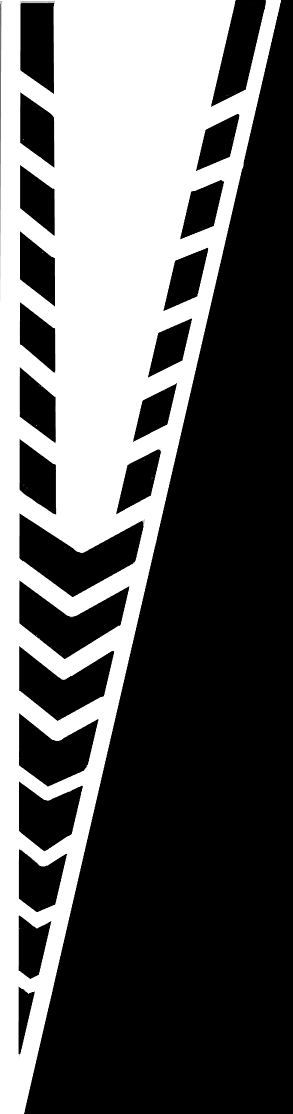
#> input picture src_python/unittest/lane_split_merge_barrier.PNG, 293 x 1114 px; its folder holds only this picture in this run
$ python -i remove_shadow.py   (imports and definitions only)   (older library calls are emulated)
#> lines starting #> are read from the running program, lines starting #| are printed output that depends on the picture
from scipy import sparse
import cv2
import numpy as np
from scipy.sparse.linalg import spsolve
from common.img_illu_invar import derive_1D_shadow_free_image,compute_gray_img,compute_log_chromaticity
import os
import matplotlib.pyplot as plt
from skimage import io

from scipy import fftpack, signal


# [350 lines left out: functions solve_poission_equation_numerically, solve_poission_equation_numerically_2, compute_derivatives, threshold_gradient, threshold_shadow, shadow_remove_1, not called in this run]


def shadow_remove_2(img):
    '''
    :param img: ndarray, Input image.
    '''
    output_url = './image/output'
    print('step_1')

    plt.hist(img[:,:,0].reshape(-1), bins = 255)
    plt.savefig(os.path.join(output_url,'input_image_R_histogram.png'))
    plt.close()
    plt.hist(img[:,:,1].reshape(-1), bins = 255)
    plt.savefig(os.path.join(output_url,'input_image_G_histogram.png'))
    plt.close()
    plt.hist(img[:,:,2].reshape(-1), bins = 255)
    plt.savefig(os.path.join(output_url,'input_image_B_histogram.png'))
    plt.close()

    # grey_img = derive_1D_shadow_free_image(img)[0]

    out_img = compute_gray_img(compute_log_chromaticity(img),158)
    min_val = np.amin(out_img)
    max_val = np.amax(out_img)
    grey_img = (out_img - min_val) / ((max_val - min_val)/255)

    io.imshow(grey_img)
    plt.title('grey_img', loc = 'center')
    plt.savefig(os.path.join(output_url,'grey_img.png'))
    plt.close()


    print('step_2')
    const = 1
    img = np.where(img == 0, const, img).astype(np.float)
    img_R = img[:,:,0]
    img_G = img[:,:,1]
    img_B = img[:,:,2]

    rho_prime_R = np.log(img_R)
    rho_prime_G = np.log(img_G)
    rho_prime_B = np.log(img_B)

    plt.hist(rho_prime_R.reshape(-1), bins = 255)
    plt.savefig(os.path.join(output_url,'input_image_log_R_histogram.png'))
    plt.close()
    plt.hist(rho_prime_G.reshape(-1), bins = 255)
    plt.savefig(os.path.join(output_url,'input_image_log_G_histogram.png'))
    plt.close()
    plt.hist(rho_prime_B.reshape(-1), bins = 255)
    plt.savefig(os.path.join(output_url,'input_image_log_B_histogram.png'))
    plt.close()


    print('step_3')


    gradient_rho_prime_R = compute_derivatives(rho_prime_R)
    gradient_rho_prime_G = compute_derivatives(rho_prime_G)
    gradient_rho_prime_B = compute_derivatives(rho_prime_B)

    io.imshow(np.sqrt(gradient_rho_prime_R[:,:,0]**2+gradient_rho_prime_R[:,:,1]**2))
    plt.title('gradient_rho_prime_R', loc = 'center')
    plt.savefig(os.path.join(output_url,'gradient_rho_prime_R.png'))
    plt.close()

    io.imshow(np.sqrt(gradient_rho_prime_G[:,:,0]**2+gradient_rho_prime_G[:,:,1]**2))
    plt.title('gradient_rho_prime_G', loc = 'center')
    plt.savefig(os.path.join(output_url,'gradient_rho_prime_G.png'))
    plt.close()

    io.imshow(np.sqrt(gradient_rho_prime_B[:,:,0]**2+gradient_rho_prime_B[:,:,1]**2))
    plt.title('gradient_rho_prime_B', loc = 'center')
    plt.savefig(os.path.join(output_url,'gradient_rho_prime_B.png'))
    plt.close()

    print('step_4')
    threshold = 1
    # T_gradient_rho_prime_R = gradient_rho_prime_R
    # T_gradient_rho_prime_G = gradient_rho_prime_G
    # T_gradient_rho_prime_B = gradient_rho_prime_B
    T_gradient_rho_prime_R = threshold_gradient(gradient_rho_prime_R,threshold)
    T_gradient_rho_prime_G = threshold_gradient(gradient_rho_prime_G,threshold)
    T_gradient_rho_prime_B = threshold_gradient(gradient_rho_prime_B,threshold)

    io.imshow(np.sqrt(T_gradient_rho_prime_R[:,:,0]**2+T_gradient_rho_prime_R[:,:,1]**2))
    plt.title('T_gradient_rho_prime_R', loc = 'center')
    plt.savefig(os.path.join(output_url,'T_gradient_rho_prime_R.png'))
    plt.close()

    io.imshow(np.sqrt(T_gradient_rho_prime_G[:,:,0]**2+T_gradient_rho_prime_G[:,:,1]**2))
    plt.title('T_gradient_rho_prime_G', loc = 'center')
    plt.savefig(os.path.join(output_url,'T_gradient_rho_prime_G.png'))
    plt.close()

    io.imshow(np.sqrt(T_gradient_rho_prime_B[:,:,0]**2+T_gradient_rho_prime_B[:,:,1]**2))
    plt.title('T_gradient_rho_prime_B', loc = 'center')
    plt.savefig(os.path.join(output_url,'T_gradient_rho_prime_B.png'))
    plt.close()

    print('step_5')
    threshold_1 = 2
    threshold_2 = 55 # or 60

    print('grey_img.shape',grey_img.shape)
    gradient_grey_img = compute_derivatives(grey_img)

    io.imshow(np.sqrt(gradient_grey_img[:,:,0]**2+gradient_grey_img[:,:,1]**2))
    plt.title('gradient_grey_img', loc = 'center')
    plt.savefig(os.path.join(output_url,'gradient_grey_img.png'))
    plt.close()

    # S_T_gradient_rho_prime_R = T_gradient_rho_prime_R
    # S_T_gradient_rho_prime_G = T_gradient_rho_prime_G
    # S_T_gradient_rho_prime_B = T_gradient_rho_prime_B
    S_T_gradient_rho_prime_R = threshold_shadow(T_gradient_rho_prime_R,gradient_grey_img,threshold_1,threshold_2)
    S_T_gradient_rho_prime_G = threshold_shadow(T_gradient_rho_prime_G,gradient_grey_img,threshold_1,threshold_2)
    S_T_gradient_rho_prime_B = threshold_shadow(T_gradient_rho_prime_B,gradient_grey_img,threshold_1,threshold_2)

    io.imshow(np.sqrt(S_T_gradient_rho_prime_R[:,:,0]**2+S_T_gradient_rho_prime_R[:,:,1]**2))
    plt.title('S_T_gradient_rho_prime_R', loc = 'center')
    plt.savefig(os.path.join(output_url,'S_T_gradient_rho_prime_R.png'))
    plt.close()

    io.imshow(np.sqrt(S_T_gradient_rho_prime_G[:,:,0]**2+S_T_gradient_rho_prime_G[:,:,1]**2))
    plt.title('S_T_gradient_rho_prime_G', loc = 'center')
    plt.savefig(os.path.join(output_url,'S_T_gradient_rho_prime_G.png'))
    plt.close()

    io.imshow(np.sqrt(S_T_gradient_rho_prime_B[:,:,0]**2+S_T_gradient_rho_prime_B[:,:,1]**2))
    plt.title('S_T_gradient_rho_prime_B', loc = 'center')
    plt.savefig(os.path.join(output_url,'S_T_gradient_rho_prime_B.png'))
    plt.close()

    print('step_6')
    print('solve_poission_equation_numerically_2_R')
    reconstruct_R = solve_poission_equation_numerically_2(S_T_gradient_rho_prime_R)
    print('solve_poission_equation_numerically_2_G')
    reconstruct_G = solve_poission_equation_numerically_2(S_T_gradient_rho_prime_G)
    print('solve_poission_equation_numerically_2_B')
    reconstruct_B = solve_poission_equation_numerically_2(S_T_gradient_rho_prime_B)

    io.imshow(reconstruct_R)
    plt.title('Reconstruct_R', loc = 'center')
    plt.savefig(os.path.join(output_url,'Reconstruct_R.png'))
    plt.close()

    io.imshow(reconstruct_G)
    plt.title('Reconstruct_G', loc = 'center')
    plt.savefig(os.path.join(output_url,'Reconstruct_G.png'))
    plt.close()

    io.imshow(reconstruct_B)
    plt.title('Reconstruct_B', loc = 'center')
    plt.savefig(os.path.join(output_url,'Reconstruct_B.png'))
    plt.close()


    min_val_R = np.min(reconstruct_R)
    max_val_R = np.max(reconstruct_R)
    reconstruct_R = (reconstruct_R - min_val_R) / ((max_val_R - min_val_R)/6)
    reconstruct_R = np.exp(reconstruct_R)
    min_val_R = np.min(reconstruct_R)
    max_val_R = np.max(reconstruct_R)
    reconstruct_R = (reconstruct_R - min_val_R) / ((max_val_R - min_val_R)/255)

    min_val_G = np.min(reconstruct_G)
    max_val_G = np.max(reconstruct_G)
    reconstruct_G = (reconstruct_G - min_val_G) / ((max_val_G - min_val_G)/6)
    reconstruct_G = np.exp(reconstruct_G)
    min_val_G = np.min(reconstruct_G)
    max_val_G = np.max(reconstruct_G)
    reconstruct_G = (reconstruct_G - min_val_G) / ((max_val_G - min_val_G)/255)

    min_val_B = np.min(reconstruct_B)
    max_val_B = np.max(reconstruct_B)
    reconstruct_B = (reconstruct_B - min_val_B) / ((max_val_B - min_val_B)/6)
    reconstruct_B = np.exp(reconstruct_B)
    min_val_B = np.min(reconstruct_B)
    max_val_B = np.max(reconstruct_B)
    reconstruct_B = (reconstruct_B - min_val_B) / ((max_val_B - min_val_B)/255)

    print('step_7')
    shadow_free_img = np.concatenate([reconstruct_R[:,:,None],reconstruct_G[:,:,None],reconstruct_B[:,:,None]],axis=2)

    plt.hist(shadow_free_img[:,:,0].reshape(-1), bins = 255)
    plt.savefig(os.path.join(output_url,'output_image_log_R_histogram.png'))
    plt.close()
    plt.hist(shadow_free_img[:,:,1].reshape(-1), bins = 255)
    plt.savefig(os.path.join(output_url,'output_image_log_G_histogram.png'))
    plt.close()
    plt.hist(shadow_free_img[:,:,2].reshape(-1), bins = 255)
    plt.savefig(os.path.join(output_url,'output_image_log_B_histogram.png'))
    plt.close()

    print('max:',np.max(shadow_free_img))
    print('min:',np.min(shadow_free_img))

    hist, bins = np.histogram(shadow_free_img,300)
    plt.hist(hist, bins = bins)
    plt.savefig(os.path.join(output_url,'output_image_histogram.png'))
    plt.close()

    min_val = np.min(shadow_free_img)
    max_val = np.max(shadow_free_img)
    shadow_free_img = shadow_free_img.astype('uint8')

    plt.hist(shadow_free_img.reshape(-1), bins = 255)
    plt.savefig(os.path.join(output_url,'output_image_normalize_histogram.png'))
    plt.close()


    print('max:',np.max(shadow_free_img))
    print('min:',np.min(shadow_free_img))

    return shadow_free_img

>>> import cv2
>>> picture = cv2.imread('unittest/lane_split_merge_barrier.PNG')
#> picture is the input picture: shape (1114, 293, 3); min 0, max 255, mean 96
>>> result = shadow_remove_2(picture)
#> in shadow_remove_2, `plt.savefig(os.path.join(output_url,'input_image_R_histogram.png'))`:
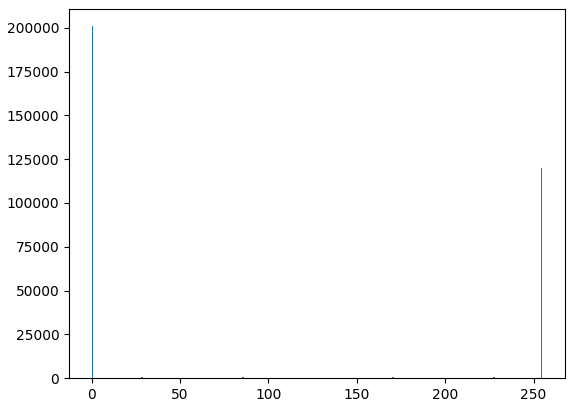
#> figure drawn by matplotlib, 1 panel; tallest bar 200867 high, from x = 0 to 1
#> (the run stopped early here; a loop or call above may not have finished)
